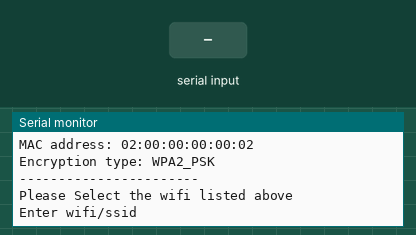
A sketch run on a simulated ESP32. Parts: the last lines printed to the serial monitor. Inputs (shaded band) come from the test bench. WiFi joins after 1.5 s; servers stay silent unless stated; a WiFi scan finds three made-up networks.

Above: at 2.8 s.
2.9 s: "1\n" received over Serial
At 3.9 s:
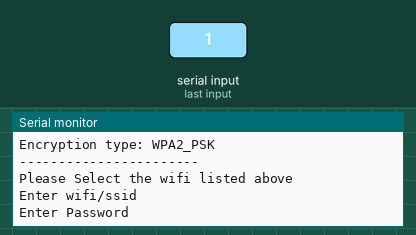
4.4 s: "0\n" received over Serial
At 6.8 s:
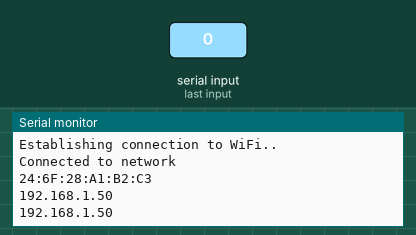
Timing chart, 0 to 8.3 s (numbered marks = the images above; inputs shaded):
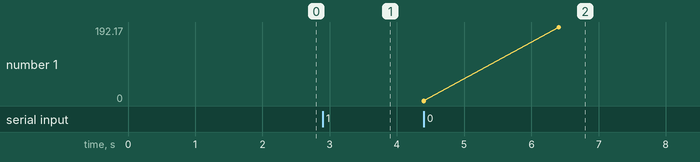

Measured:
- after the input at 2.9 s, the serial monitor: prints a new line at once (image 1)
- after the input at 4.4 s, the serial monitor: prints a new line at once (image 2)

The sketch:

wifi_Scan.ino
```cpp
/*
 * esp32 scan all wifi nearby and list them with their ssid, strength, encryption type and mac address.
 * After that user have to put ssid and password to get connected.
 * Now connection status is displayed with mac address  and local ip
*/
#include <WiFi.h>

String translateEncryptionType(wifi_auth_mode_t encryptionType) {

  switch (encryptionType) {
    case (WIFI_AUTH_OPEN):
      return "Open";
    case (WIFI_AUTH_WEP):
      return "WEP";
    case (WIFI_AUTH_WPA_PSK):
      return "WPA_PSK";
    case (WIFI_AUTH_WPA2_PSK):
      return "WPA2_PSK";
    case (WIFI_AUTH_WPA_WPA2_PSK):
      return "WPA_WPA2_PSK";
    case (WIFI_AUTH_WPA2_ENTERPRISE):
      return "WPA2_ENTERPRISE";
  }
}

void scanNetworks() {

  int numberOfNetworks = WiFi.scanNetworks();

  Serial.print("Number of networks found: ");
  Serial.println(numberOfNetworks);

  for (int i = 0; i < numberOfNetworks; i++) {

    Serial.print("Network name: ");
    Serial.println(WiFi.SSID(i));

    Serial.print("Signal strength: ");
    Serial.println(WiFi.RSSI(i));

    Serial.print("MAC address: ");
    Serial.println(WiFi.BSSIDstr(i));

    Serial.print("Encryption type: ");
    String encryptionTypeDescription = translateEncryptionType(WiFi.encryptionType(i));
    Serial.println(encryptionTypeDescription);
    Serial.println("-----------------------");

  }
}

void connectToNetwork() {
  Serial.println("Please Select the wifi listed above");
  String string1, string2;
  char  ssid[30], password[30];
  Serial.println("Enter wifi/ssid");
  while(!Serial.available()){}
  if(Serial.available())
  {
      string1 = Serial.readStringUntil('\n');
  }
  string1.toCharArray(ssid,30);

  Serial.println("Enter Password");
  while(!Serial.available()){}
  if(Serial.available())
  {
      string2 = Serial.readStringUntil('\n');
  }
  string2.toCharArray(password,30);

  Serial.println("You have entered the PW");
  Serial.println(password);
  Serial.println("You have entered the SSID");
  Serial.println(ssid);
  WiFi.begin(ssid, password);

  while (WiFi.status() != WL_CONNECTED) {
    delay(1000);
    Serial.println("Establishing connection to WiFi..");
  }

  Serial.println("Connected to network");

}

void setup() {

  Serial.begin(115200);

  scanNetworks();
  connectToNetwork();

  Serial.println(WiFi.macAddress());
  Serial.println(WiFi.localIP());

  //WiFi.disconnect(true); // to disconnect to network.
  Serial.println(WiFi.localIP());

}

void loop() {}
```
